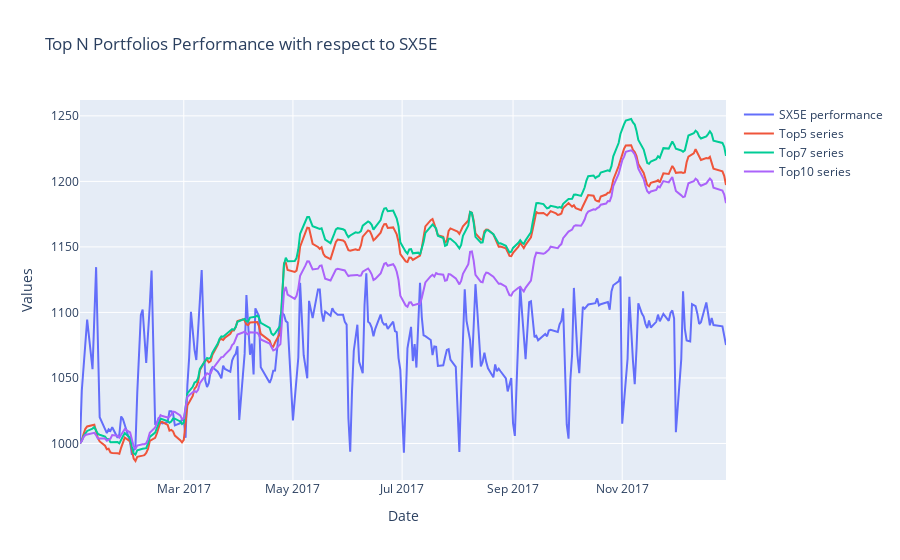

The notebook cell this image was saved under:
### Code cell
plot_portfolios(portfolios_ret_MH_LSTM, test_index_ret)

### Figure 1 — Plotly figure (JSON) as saved in the notebook; plotly's stock layout.template omitted (floating-point values rounded to 4 significant figures; data arrays with more than 128 entries replaced by an {"elided": "..."} marker saying what was removed)
{"data": [{"mode": "lines", "name": "SX5E performance", "type": "scatter", "x": {"elided": "251 str values"}, "y": {"elided": "251 float values"}}, {"mode": "lines", "name": "Top5 series", "type": "scatter", "x": {"elided": "254 str values"}, "y": {"elided": "254 float values"}}, {"mode": "lines", "name": "Top7 series", "type": "scatter", "x": {"elided": "254 str values"}, "y": {"elided": "254 float values"}}, {"mode": "lines", "name": "Top10 series", "type": "scatter", "x": {"elided": "254 str values"}, "y": {"elided": "254 float values"}}], "layout": {"title": {"text": "Top N Portfolios Performance with respect to SX5E"}, "xaxis": {"title": {"text": "Date"}}, "yaxis": {"title": {"text": "Values"}}}}
